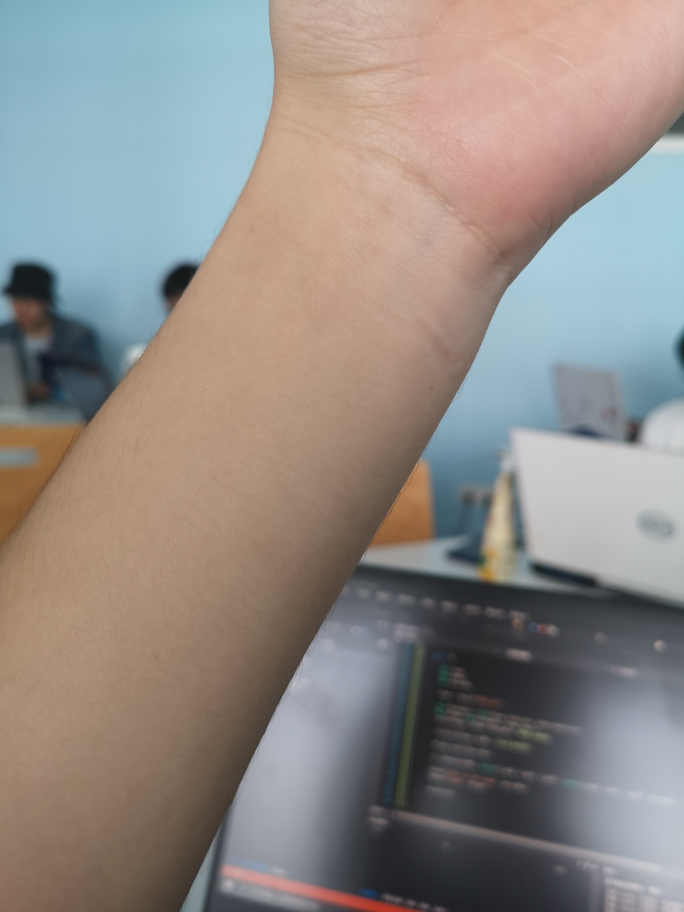
//> input picture CLASS_3/CLASS_3/CLASS_3/FUSE.jpg, 2736 x 3648 px (shown at 1/4 size)
$ ./Main   (built with g++ and OpenCV 4)
//> lines starting //> are read from the running program, lines starting //| are printed output that depends on the picture; after the words box and inside, x2 and y2 are one past the last pixel; in counts of white or black regions, pixels touching at a corner belong together
#include <iostream>
#include <opencv2/opencv.hpp>
using namespace cv;
using namespace std;

int main()
{

	double scale = 0.3;

	double i_minH = 0;
	double i_maxH = 20;

	double i_minS = 43;
	double i_maxS = 255;

	double i_minV = 55;
	double i_maxV = 255;

	Mat frame;
	Mat hsvMat;
	Mat detectMat;

	frame = imread("FUSE.jpg");
//> frame is the input picture: 3648 rows x 2736 cols, CV_8UC3; mean B, G, R 134.1, 139.1, 146.1

	Size ResImgSiz = Size(frame.cols*scale, frame.rows*scale);
//> ResImgSiz = Size(820, 1094)
	Mat rFrame = Mat(ResImgSiz, frame.type());
	resize(frame, rFrame, ResImgSiz, INTER_LINEAR);
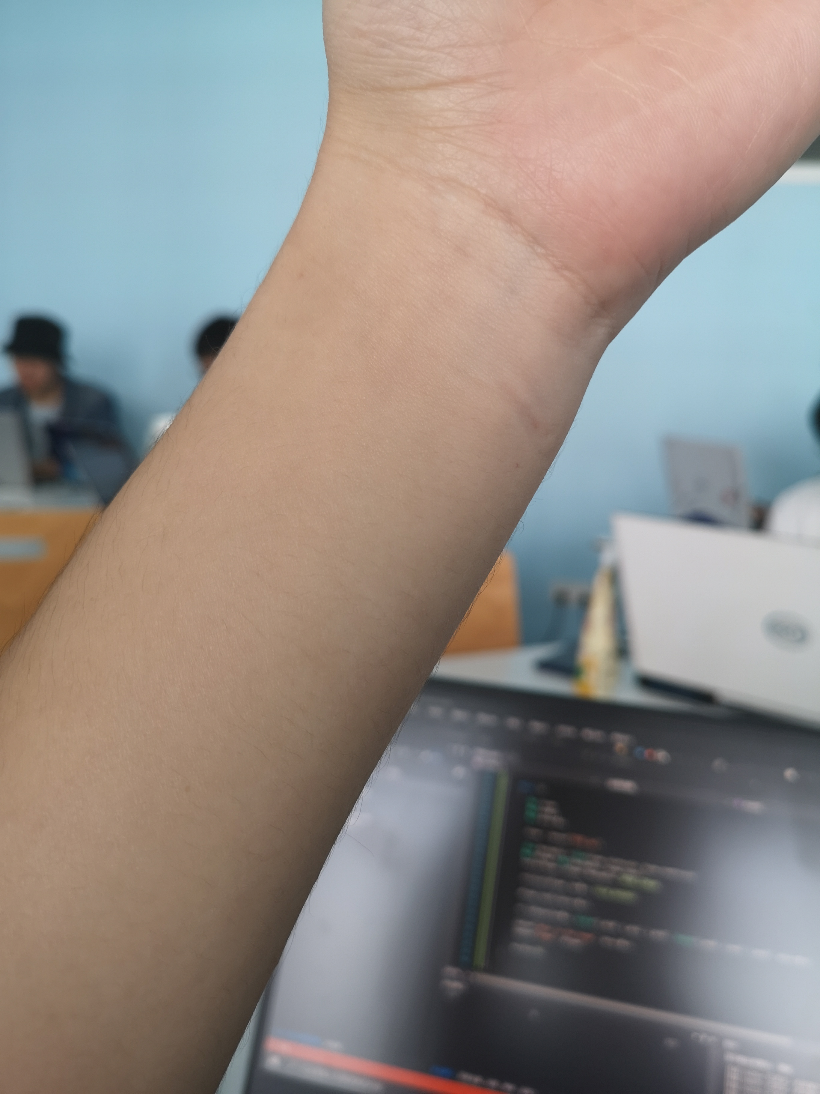
//> rFrame: 1094 rows x 820 cols, CV_8UC3; mean B, G, R 134, 139, 146

	cvtColor(rFrame, hsvMat, COLOR_BGR2HSV);
//> hsvMat: 1094 rows x 820 cols, CV_8UC3; mean H, S, V 57.1, 58.3, 158.8

	rFrame.copyTo(detectMat);

	cv::inRange(hsvMat, Scalar(i_minH, i_minS, i_minV), Scalar(i_maxH, i_maxS, i_maxV), detectMat);
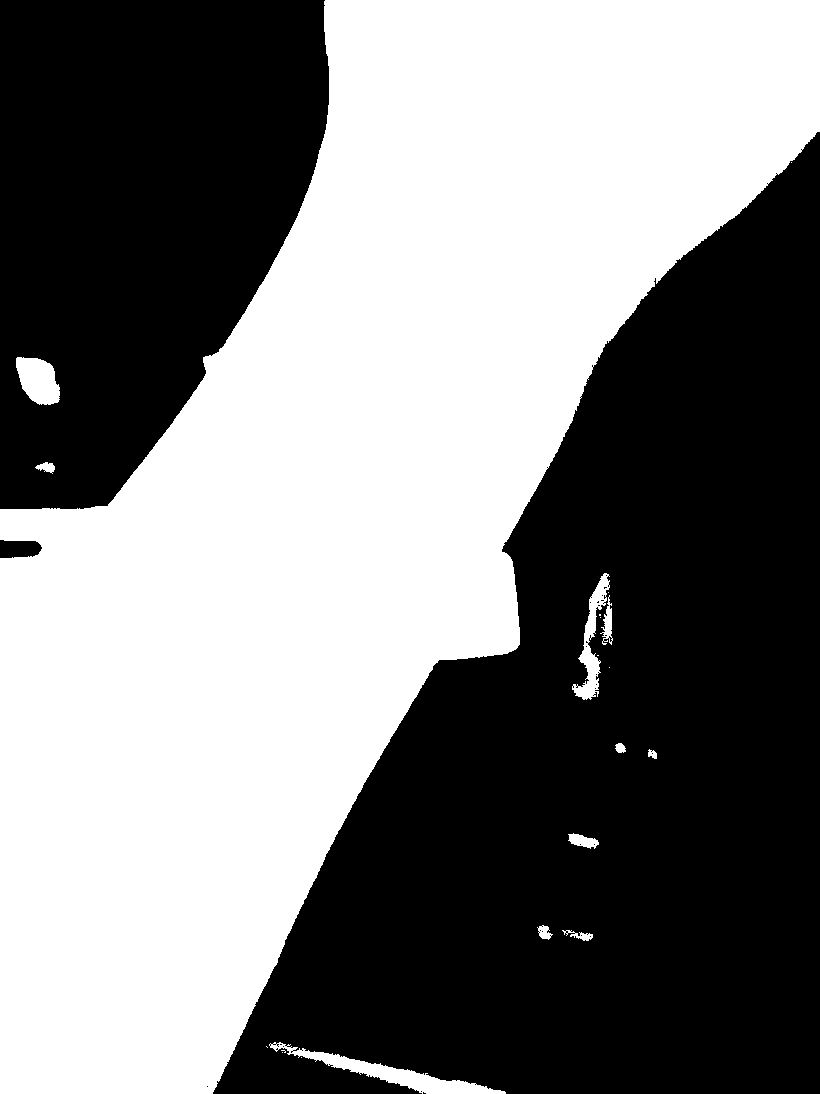
//> detectMat: 1094 rows x 820 cols, CV_8UC1; 49.5% white; 21 white regions (10 under 20 px), largest, box (x1, y1, x2, y2) and area: (0, 0, 820, 1094) 437552, (269, 1042, 506, 1094) 2719, (16, 357, 60, 405) 1543

	imshow("whie: in the range", detectMat);
	imshow("frame", rFrame);

	waitKey(0);


}
